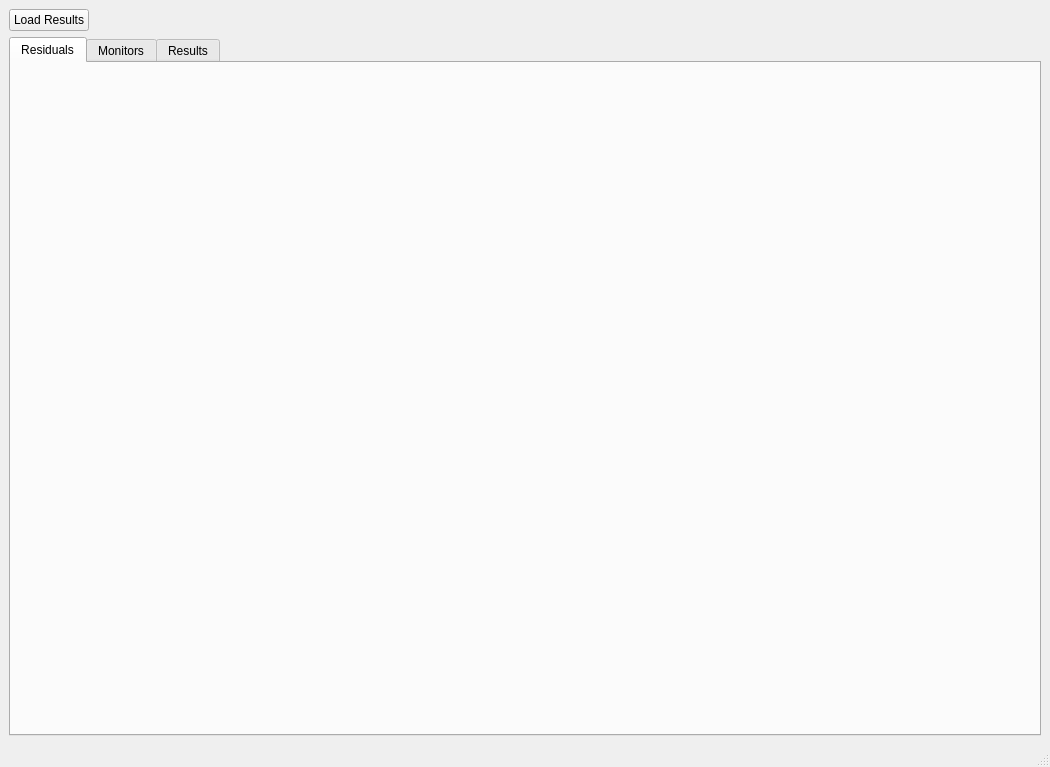
<?xml version="1.0" encoding="UTF-8"?>
<ui version="4.0">
 <class>MainWindow</class>
 <widget class="QMainWindow" name="MainWindow">
  <property name="geometry">
   <rect>
    <x>0</x>
    <y>0</y>
    <width>1050</width>
    <height>767</height>
   </rect>
  </property>
  <property name="windowTitle">
   <string>MainWindow</string>
  </property>
  <widget class="QWidget" name="centralwidget">
   <layout class="QGridLayout" name="gridLayout">
    <item row="0" column="0">
     <widget class="QPushButton" name="pb_load">
      <property name="text">
       <string>Load Results</string>
      </property>
     </widget>
    </item>
    <item row="0" column="1">
     <spacer name="horizontalSpacer">
      <property name="orientation">
       <enum>Qt::Horizontal</enum>
      </property>
      <property name="sizeHint" stdset="0">
       <size>
        <width>40</width>
        <height>20</height>
       </size>
      </property>
     </spacer>
    </item>
    <item row="1" column="0" colspan="2">
     <widget class="QTabWidget" name="tabWidget">
      <property name="currentIndex">
       <number>0</number>
      </property>
      <widget class="QWidget" name="resids">
       <attribute name="title">
        <string>Residuals</string>
       </attribute>
       <layout class="QGridLayout" name="gridLayout_3">
        <item row="0" column="0">
         <widget class="MplWidget" name="resids_plot" native="true"/>
        </item>
       </layout>
      </widget>
      <widget class="QWidget" name="mons">
       <attribute name="title">
        <string>Monitors</string>
       </attribute>
       <layout class="QVBoxLayout" name="verticalLayout">
        <item>
         <layout class="QHBoxLayout" name="horizontalLayout">
          <item>
           <widget class="QComboBox" name="cb_mons_set"/>
          </item>
          <item>
           <widget class="QCheckBox" name="chb_plot_avgs">
            <property name="text">
             <string>Plot Averages</string>
            </property>
           </widget>
          </item>
          <item>
           <spacer name="horizontalSpacer_2">
            <property name="orientation">
             <enum>Qt::Horizontal</enum>
            </property>
            <property name="sizeHint" stdset="0">
             <size>
              <width>40</width>
              <height>20</height>
             </size>
            </property>
           </spacer>
          </item>
         </layout>
        </item>
        <item>
         <widget class="MplWidget" name="mons_plot" native="true">
          <property name="sizePolicy">
           <sizepolicy hsizetype="Preferred" vsizetype="Expanding">
            <horstretch>0</horstretch>
            <verstretch>0</verstretch>
           </sizepolicy>
          </property>
         </widget>
        </item>
       </layout>
      </widget>
      <widget class="QWidget" name="results">
       <attribute name="title">
        <string>Results</string>
       </attribute>
      </widget>
     </widget>
    </item>
   </layout>
  </widget>
  <widget class="QMenuBar" name="menubar">
   <property name="geometry">
    <rect>
     <x>0</x>
     <y>0</y>
     <width>1050</width>
     <height>22</height>
    </rect>
   </property>
  </widget>
  <widget class="QStatusBar" name="statusbar"/>
 </widget>
 <customwidgets>
  <customwidget>
   <class>MplWidget</class>
   <extends>QWidget</extends>
   <header>main</header>
   <container>1</container>
  </customwidget>
 </customwidgets>
 <resources/>
 <connections/>
</ui>
